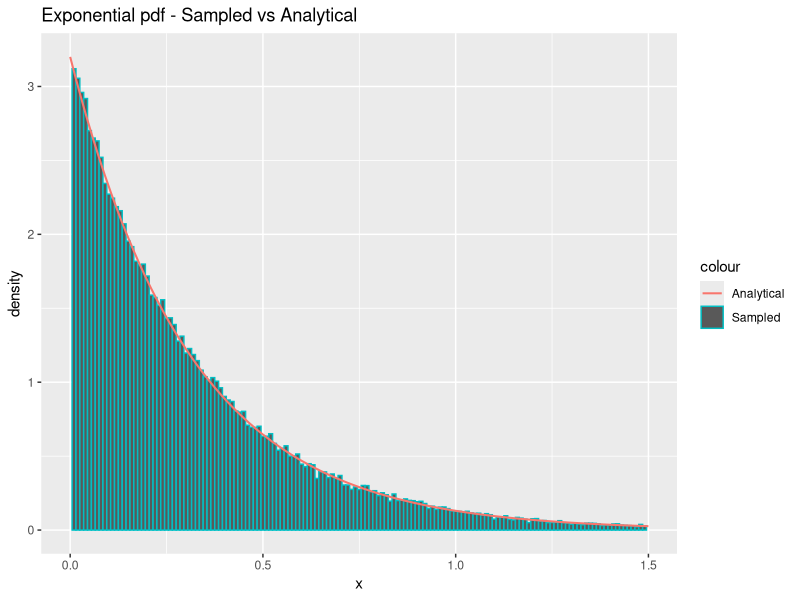

This figure's R source: (Note: this script raises an error after producing the figure.)
## ---- chunk 1
  sample_exponential = function(n, lambda) {
    uniforms = runif(n)
    return(exponentials = -1/lambda * log(uniforms))
  }
## ---- chunk 2
  n = 100000
  lambda = 3.2
  
  x = sample_exponential(n, lambda)
  cat('Theoretical mean:', 1/lambda, '\n')
  cat('Sample mean:', mean(x), '\n----\n')
  cat('Theoretical variance:', 1/lambda^2, '\n')
  cat('Sample variance:', var(x), '\n')
## ---- chunk 3
  library(ggplot2)
  df = data.frame(theo=seq(0,max(x),length.out=n), x=x)
  ggplot(df, aes(x=x)) +
    geom_histogram(aes(y = ..density.., color = "Sampled"), binwidth=0.01) +
    stat_function(fun=dexp,geom = "line",size=0.7,args=(mean=lambda),aes(color="Analytical")) +
    ggtitle("Exponential pdf - Sampled vs Analytical") +
    labs(x='x', y='density') +
    xlim(0, 1.5)
## ---- chunk 4
  density_g = function(x, alpha) {
    c = alpha*exp(1)/(alpha + exp(1))
    density = vector(length = length(x))
    density[x < 1.] = c*x[x<1.]^(alpha-1)
    density[x >= 1.] = c*exp(-x[x>=1.])
    return(as.double(density))
  }


  sample_g = function(n, alpha) {
    c = (alpha * exp(1)) / (alpha + exp(1))
    u = runif(n)
    samples = vector(length=length(u))
    samples[u < c/alpha] = (alpha/c*u[u < c/alpha])^(1/alpha)
    samples[u >= c/alpha] = log(c / (1 - u[u >= c/alpha]))
    return(samples)
  }
## ---- chunk 5
n=100000
alpha = 0.7
x = sample_g(n, alpha)
cat("Empirical mean:", mean(x), "\n")
c = (alpha * exp(1)) / (alpha + exp(1))
cat("Theoretical mean:", c/(alpha+1) + 2 * c / exp(1), "\n")
cat("----\n")
cat("Empirical variance:", var(x), "\n")
cat("Theoretical variance:", c/(alpha+2) + 5*c/exp(1) - (c/(alpha+1) + 2*c/exp(1))^2)
## ---- chunk 6
  library(ggplot2)
  df <- data.frame(theo=seq(0,max(x),length.out=num_samples), x=x)
  ggplot(df, aes(x = x)) +
    geom_histogram(aes(y = ..density.., color = "Sampled"), binwidth=0.01) +
    stat_function(fun=density_g,geom = "line",size=0.5,args=(mean=alpha),aes(color="Analytical")) + 
    xlim(0, 2) + 
    ggtitle("Piecewise defined pdf - Sampled vs Analytical") + labs(x='x', y='density')
## ---- chunk 7
  # TODO: only works with even n
  sample_standard_normal = function(n) {
    x_1 = runif(n/2, 0, 2*pi)
    x_2 = sample_exponential(n/2, lambda=1/2)
    y_1 = sqrt(x_2) * cos(x_1)
    y_2 = sqrt(x_2) * sin(x_1)
    return(c(y_1, y_2))
  }
## ---- chunk 8
  n = 100000
  y = sample_standard_normal(n)
  
  cat("Empirical mean:", mean(y), "\n")
  cat("Theoretical mean:", 0, '\n')
  cat("----\n")
  cat("Empirical variance:", var(y), "\n")
  cat("Theoretical variance:", 1, "\n")

## ---- chunk 9
  library(ggplot2)
  df = data.frame(theo=seq(0,max(x),length.out=n), x=y)
  ggplot(df, aes(x=y)) +
    geom_histogram(aes(y = ..density.., color = "Sampled"), binwidth=0.01) +
    stat_function(fun=dnorm,geom = "line",size=0.7,args=list(0,1),aes(color="Analytical")) +
    ggtitle("Standard normal distribution - Sampled vs Analytical") +
    labs(x='x', y='density')
